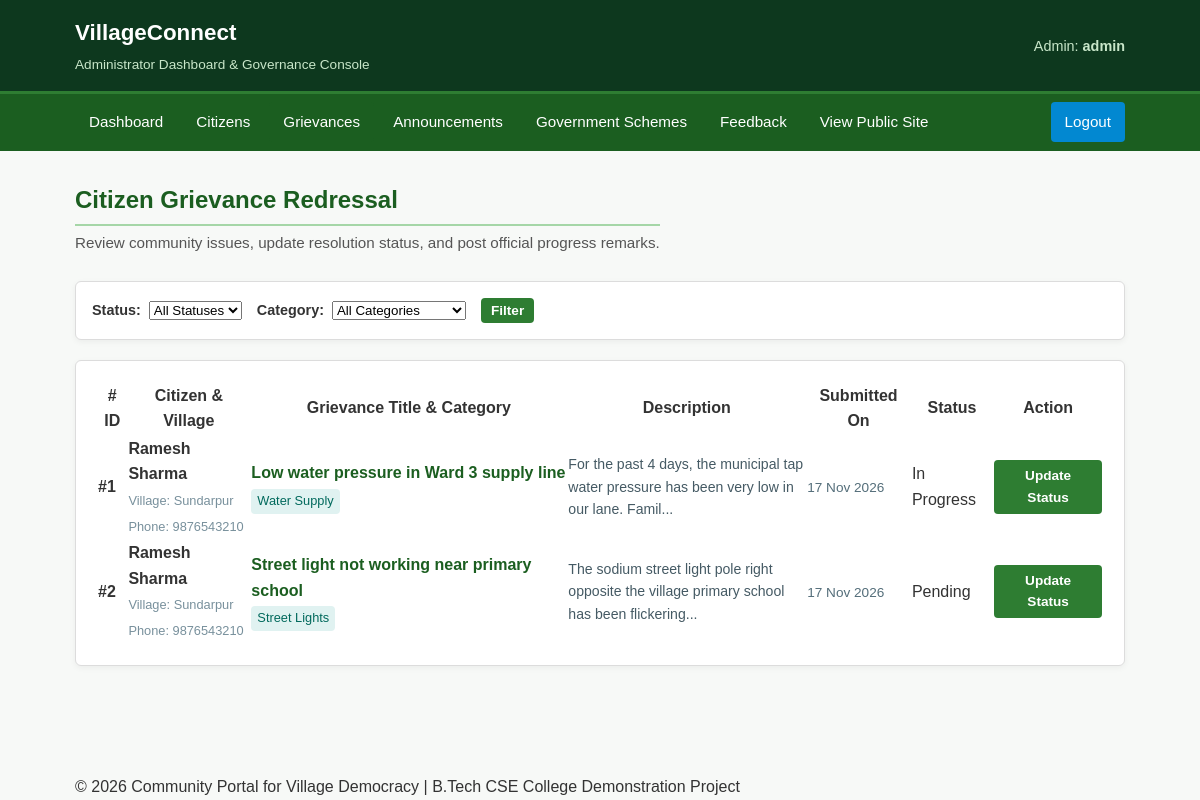
The page /admin/manage_grievances.php (signed in) on the database its author committed.
### tables this page shows
CREATE TABLE IF NOT EXISTS `grievances` (
    `id` INT AUTO_INCREMENT PRIMARY KEY,
    `citizen_id` INT NOT NULL,
    `title` VARCHAR(200) NOT NULL,
    `category` VARCHAR(50) NOT NULL,
    `description` TEXT NOT NULL,
    `status` ENUM('Pending', 'In Progress', 'Resolved') DEFAULT 'Pending',
    `admin_remark` TEXT NULL,
    `created_at` TIMESTAMP DEFAULT CURRENT_TIMESTAMP,
    `updated_at` TIMESTAMP DEFAULT CURRENT_TIMESTAMP ON UPDATE CURRENT_TIMESTAMP,
    FOREIGN KEY (`citizen_id`) REFERENCES `citizens`(`id`) ON DELETE CASCADE
);

CREATE TABLE IF NOT EXISTS `citizens` (
    `id` INT AUTO_INCREMENT PRIMARY KEY,
    `full_name` VARCHAR(100) NOT NULL,
    `email` VARCHAR(100) NOT NULL UNIQUE,
    `phone` VARCHAR(15) NOT NULL,
    `village_name` VARCHAR(100) NOT NULL,
    `password` VARCHAR(255) NOT NULL,
    `created_at` TIMESTAMP DEFAULT CURRENT_TIMESTAMP
);

### admin/manage_grievances.php (the view, shortened to what this page needs)
<?php
require_once "../config/db.php";
$admin_username = $_SESSION['admin_username'] ?? 'admin';
$params = [];
$types = "";
$sql = "SELECT g.id, g.title, g.category, g.description, g.status, g.admin_remark, g.created_at,
               c.full_name as citizen_name, c.email as citizen_email, c.phone as citizen_phone, c.village_name
        FROM grievances g
        JOIN citizens c ON g.citizen_id = c.id ";
$sql .= " ORDER BY g.created_at DESC";
if (!empty($params)) {
    $stmt = mysqli_prepare($conn, $sql);
    mysqli_stmt_bind_param($stmt, $types, ...$params);
    mysqli_stmt_execute($stmt);
    $result = mysqli_stmt_get_result($stmt);
} else {
    $result = mysqli_query($conn, $sql);
}
?>
<!DOCTYPE html>
<html lang="en">
<head>
    <link rel="stylesheet" href="../assets/css/style.css">
</head>
<body>
    <header class="top-header" style="background-color: #0d381e;">
        <div class="container header-content">
            <div>
                <a href="dashboard.php" class="brand-title">
                    VillageConnect
                </a>
                <span class="brand-subtitle">Administrator Dashboard & Governance Console</span>
            </div>
            <div>
                <span style="color: #c8e6c9; font-size: 0.9rem;">
                    Admin: <strong><?php echo htmlspecialchars($admin_username); ?></strong>
                </span>
            </div>
        </div>
    </header>
    <nav class="navbar" style="background-color: #1b5e20;">
        <div class="container">
            <ul class="nav-links">
                <li><a href="dashboard.php">Dashboard</a></li>
                <li><a href="manage_citizens.php">Citizens</a></li>
                <li><a href="manage_grievances.php" class="active">Grievances</a></li>
                <li><a href="manage_announcements.php">Announcements</a></li>
                <li><a href="manage_schemes.php">Government Schemes</a></li>
                <li><a href="manage_feedback.php">Feedback</a></li>
                <li><a href="../index.php" target="_blank">View Public Site</a></li>
                <li class="nav-right"><a href="logout.php" class="nav-highlight">Logout</a></li>
            </ul>
        </div>
    </nav>
    <main class="main-content">
        <div class="container">
            <div style="display: flex; justify-content: space-between; align-items: center; flex-wrap: wrap; gap: 15px; margin-bottom: 25px;">
                <div>
                    <h1 class="section-title" style="margin-bottom: 5px;">Citizen Grievance Redressal</h1>
                    <p class="section-desc" style="margin-bottom: 0;">
                        Review community issues, update resolution status, and post official progress remarks.
                    </p>
                </div>
            </div>
            <div class="card" style="padding: 16px; margin-bottom: 20px;">
                <form action="manage_grievances.php" method="GET" style="display: flex; gap: 15px; align-items: center; flex-wrap: wrap;">
                    <div style="display: flex; align-items: center; gap: 8px;">
                        <label for="status" style="font-size: 0.9rem; font-weight: 600;">Status:</label>
                        <select name="status" id="status" class="form-control" style="width: auto;">
                            <option value="">All Statuses</option>
                        </select>
                    </div>
                    <div style="display: flex; align-items: center; gap: 8px;">
                        <label for="category" style="font-size: 0.9rem; font-weight: 600;">Category:</label>
                        <select name="category" id="category" class="form-control" style="width: auto;">
                            <option value="">All Categories</option>
                        </select>
                    </div>
                    <button type="submit" class="btn btn-primary btn-sm">Filter</button>
                </form>
            </div>
            <div class="card">
                <?php if ($result && mysqli_num_rows($result) > 0): ?>
                    <div class="table-responsive">
                        <table class="styled-table">
                            <thead>
                                <tr>
                                    <th># ID</th>
                                    <th>Citizen & Village</th>
                                    <th>Grievance Title & Category</th>
                                    <th>Description</th>
                                    <th>Submitted On</th>
                                    <th>Status</th>
                                    <th>Action</th>
                                </tr>
                            </thead>
                            <tbody>
                                <?php while ($row = mysqli_fetch_assoc($result)): ?>
                                    <tr>
                                        <td><strong>#<?php echo $row['id']; ?></strong></td>
                                        <td>
                                            <strong><?php echo htmlspecialchars($row['citizen_name']); ?></strong><br>
                                            <span style="font-size: 0.8rem; color: #78909c;">Village: <?php echo htmlspecialchars($row['village_name']); ?></span><br>
                                            <span style="font-size: 0.8rem; color: #78909c;">Phone: <?php echo htmlspecialchars($row['citizen_phone']); ?></span>
                                        </td>
                                        <td>
                                            <div style="font-weight: 600; color: #1b5e20;">
                                                <?php echo htmlspecialchars($row['title']); ?>
                                            </div>
                                            <span style="font-size: 0.8rem; background: #e0f2f1; color: #00695c; padding: 2px 6px; border-radius: 4px; display: inline-block; margin-top: 3px;">
                                                <?php echo htmlspecialchars($row['category']); ?>
                                            </span>
                                        </td>
                                        <td>
                                            <div style="font-size: 0.88rem; color: #455a64; max-width: 250px;">
                                                <?php
                                                $desc = htmlspecialchars($row['description']);
                                                echo (strlen($desc) > 90) ? substr($desc, 0, 90) . '...' : $desc;
                                                ?>
                                            </div>
                                        </td>
                                        <td>
                                            <span style="font-size: 0.85rem; color: #546e7a;">
                                                <?php echo date("d M Y", strtotime($row['created_at'])); ?>
                                            </span>
                                        </td>
                                        <td>
                                            <?php
                                            $s = $row['status'];
                                            if ($s === 'Pending') {
                                                echo '<span class="badge badge-pending">Pending</span>';
                                            } elseif ($s === 'In Progress') {
                                                echo '<span class="badge badge-in-progress">In Progress</span>';
                                            } elseif ($s === 'Resolved') {
                                                echo '<span class="badge badge-resolved">Resolved</span>';
                                            }
                                            ?>
                                        </td>
                                        <td>
                                            <a href="update_grievance.php?id=<?php echo $row['id']; ?>" class="btn btn-primary btn-sm">
                                                Update Status
                                            </a>
                                        </td>
                                    </tr>
                                <?php endwhile; ?>
                            </tbody>
                        </table>
                    </div>
                <?php else: ?>
                    <p style="text-align: center; color: #78909c; padding: 30px 0;">
                        No grievances match the specified criteria.
                    </p>
                <?php endif; ?>
            </div>
        </div>
    </main>
    <footer class="site-footer">
        <div class="container text-center">
            <div class="footer-bottom">
                <p>&copy; <?php echo date("Y"); ?> Community Portal for Village Democracy | B.Tech CSE College Demonstration Project</p>
            </div>
        </div>
    </footer>
</body>
</html>

### assets/css/style.css (style rules this page uses)
* { margin: 0; padding: 0; box-sizing: border-box; }
body { font-family: 'Segoe UI', Tahoma, Geneva, Verdana, sans-serif; background-color: #f4f8fa; color: #2c3e50; font-family: Arial, Helvetica, sans-serif; background-color: #f7f9f7; color: #333333; line-height: 1.6; display: flex; flex-direction: column; min-height: 100vh; }
.container { width: 90%; max-width: 1200px; max-width: 1100px; margin: 0 auto; padding: 0 15px; }
.top-header { background-color: #1b5e20; background-color: #1b5e20; color: #ffffff; padding: 14px 0; box-shadow: 0 2px 8px rgba(0, 0, 0, 0.12); padding: 15px 0; border-bottom: 3px solid #2e7d32; }
.header-content { display: flex; justify-content: space-between; align-items: center; flex-wrap: wrap; gap: 10px; }
.brand-title { font-size: 1.35rem; font-weight: 700; font-size: 1.4rem; font-weight: bold; color: #ffffff; text-decoration: none; display: flex; align-items: center; gap: 8px; }
.brand-subtitle { font-size: 0.8rem; font-weight: normal; font-size: 0.85rem; color: #c8e6c9; display: block; color: #c8e6c9; margin-top: 3px; }
.navbar { background-color: #2e7d32; border-bottom: 3px solid #81c784; background-color: #2e7d32; border-bottom: 1px solid #1b5e20; }
.nav-links { list-style: none; display: flex; flex-wrap: wrap; gap: 4px; padding: 6px 0; gap: 5px; padding: 8px 0; }
.nav-links li a { color: #ffffff; text-decoration: none; padding: 9px 14px; padding: 8px 14px; border-radius: 4px; font-size: 0.95rem; display: inline-block; font-size: 0.95rem; font-weight: 500; transition: background-color 0.2s ease, color 0.2s ease; }
.nav-links li a:hover, .nav-links li a.active { background-color: #1b5e20; color: #ffffff; }
.nav-links li a.nav-highlight { background-color: #0288d1; color: #ffffff; }
.nav-links li.nav-right { margin-left: auto; }
.btn { display: inline-block; padding: 10px 20px; padding: 9px 18px; font-size: 0.95rem; font-weight: 600; font-weight: bold; text-decoration: none; border-radius: 5px; border-radius: 4px; border: none; cursor: pointer; text-align: center; transition: background-color 0.2s, transform 0.1s; }
.btn-primary { background-color: #2e7d32; color: #ffffff; }
.btn-sm { padding: 5px 10px; font-size: 0.85rem; }
.main-content { flex: 1; padding: 35px 0; padding: 30px 0; }
.section-title { font-size: 1.7rem; font-size: 1.5rem; color: #1b5e20; margin-bottom: 20px; padding-bottom: 8px; margin-bottom: 15px; padding-bottom: 5px; border-bottom: 2px solid #a5d6a7; position: relative; }
.section-desc { font-size: 1rem; color: #546e7a; margin-bottom: 25px; font-size: 0.95rem; color: #555555; margin-bottom: 20px; }
.card { background-color: #ffffff; border-radius: 8px; border: 1px solid #e0e0e0; box-shadow: 0 2px 6px rgba(0, 0, 0, 0.05); padding: 22px; margin-bottom: 22px; transition: transform 0.2s ease, box-shadow 0.2s ease; border: 1px solid #dcdcdc; border-radius: 6px; padding: 20px; margin-bottom: 20px; }

### rows shown on the page
grievances: id "1", citizen.full_name "Ramesh Sharma", citizen.village_name "Sundarpur", citizen.phone "9876543210", title "Low water pressure in Ward 3 supply line", category "Water Supply", description "For the past 4 days, the municipal tap water pressure has been very low in our lane. Famil", created_at "17 Nov 2026", status "In Progress"
grievances: id "2", citizen.full_name "Ramesh Sharma", citizen.village_name "Sundarpur", citizen.phone "9876543210", title "Street light not working near primary school", category "Street Lights", description "The sodium street light pole right opposite the village primary school has been flickering", created_at "17 Nov 2026", status "Pending"

### other values the page prints
$admin_username "admin"
